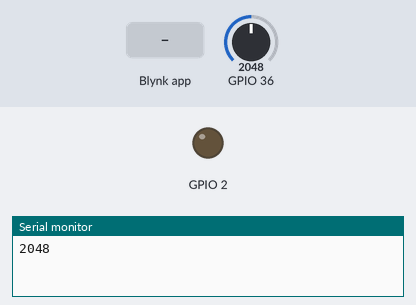
Simulated run of this sketch. Board: ESP32. On the bench: output pins drawn as LEDs (lit = HIGH), the last lines printed to the serial monitor. The test bench sets the inputs (shaded band); at power-on: GPIO 36 = 2048. WiFi joins after 1.5 s; servers stay silent unless stated.

Above: at 3.0 s.
3.1 s: Blynk app writes 1 to V0
At 3.6 s:
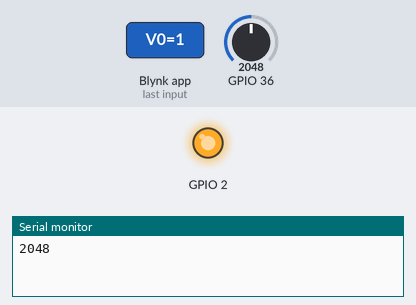
4.6 s: Blynk app writes 0 to V0
At 5.9 s:
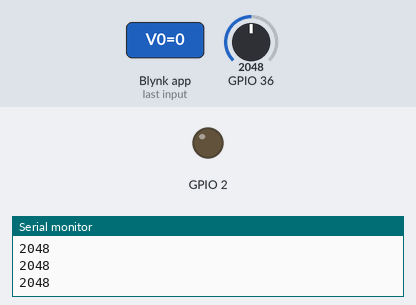
Timing chart, 0 to 7.6 s (numbered marks = the images above; inputs shaded):
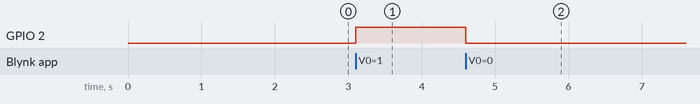

Measured:
- after the input at 3.1 s, GPIO 2: LOW → HIGH at once
- after the input at 4.6 s, GPIO 2: HIGH → LOW at once

The sketch:

blynk_led2.ono.ino
```cpp
/*************************************************************

  This is a simple demo of sending and receiving some data.
  Be sure to check out other examples!
 *************************************************************/

/* Fill-in information from Blynk Device Info here */

#define BLYNK_TEMPLATE_ID "t_id"
#define BLYNK_TEMPLATE_NAME "t_name"
#define BLYNK_AUTH_TOKEN "your_token"

/* Comment this out to disable prints and save space */
#define BLYNK_PRINT Serial

#include <WiFi.h>
#include <WiFiClient.h>
#include <BlynkSimpleEsp32.h>

// Your WiFi credentials.
// Set password to "" for open networks.
char ssid[] = "your_ssid";
char pass[] = "your_wifi_password";

BlynkTimer timer;

// This function is called every time the Virtual Pin 0 state changes

BLYNK_WRITE(V0)
{
  // Set incoming value from pin V0 to a variable
  int value = param.asInt();
  Blynk.virtualWrite(V1, value);

  // Update state
  //Blynk.virtualWrite(V1, value);
  if(value == 1)
    digitalWrite(2,HIGH);
  else
    digitalWrite(2,LOW);
}

// This function is called every time the device is connected to the Blynk.Cloud
BLYNK_CONNECTED()
{
  // Change Web Link Button message to "Congratulations!"
  //Blynk.setProperty(V3, "offImageUrl", "https://static-image.nyc3.cdn.digitaloceanspaces.com/general/fte/congratulations.png");
  //Blynk.setProperty(V3, "onImageUrl",  "https://static-image.nyc3.cdn.digitaloceanspaces.com/general/fte/congratulations_pressed.png");
  //Blynk.setProperty(V3, "url", "https://docs.blynk.io/en/getting-started/what-do-i-need-to-blynk/how-quickstart-device-was-made");
}

// This function sends Arduino's uptime every second to Virtual Pin 2.
void myTimerEvent()
{
  // You can send any value at any time.
  // Please don't send more that 10 values per second.
  int light = analogRead(36);   //讀取光敏電阻值
  Blynk.virtualWrite(V2, millis() / 1000);
  Blynk.virtualWrite(V3, light); //寫入V3
  Serial.println(light);          //顯示數值
}

void setup()
{
  // Debug console
  Serial.begin(115200);
  pinMode(2,OUTPUT);
  pinMode(36,INPUT);
  Blynk.begin(BLYNK_AUTH_TOKEN, ssid, pass);

  // Setup a function to be called every second
  timer.setInterval(1000L, myTimerEvent);
}

void loop()
{
  Blynk.run();
  timer.run();
  // You can inject your own code or combine it with other sketches.
  // Check other examples on how to communicate with Blynk. Remember
  // to avoid delay() function!
}
```
